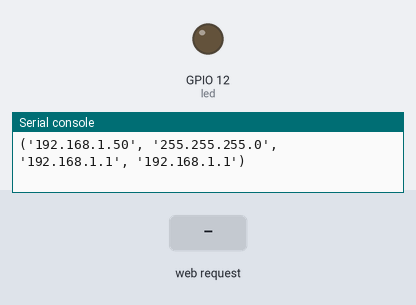
Bench run of a program on a simulated ESP32 board running MicroPython. Parts: output pins drawn as LEDs (lit = HIGH), the last lines printed to the serial console. The test bench sets the inputs (shaded band). WiFi joins after 1.5 s.

Above: at 2.7 s.
2.8 s: HTTP request GET /?led=on received
At 3.8 s:
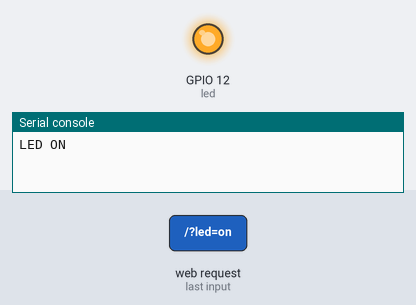
4.3 s: HTTP request GET /?led=off received
At 4.9 s:
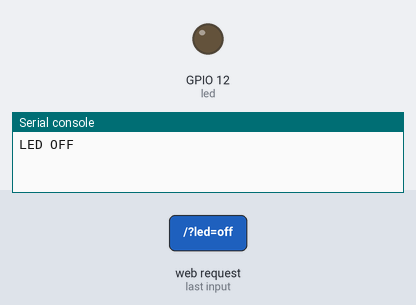
Timing chart, 0 to 7.3 s (numbered marks = the images above; inputs shaded):
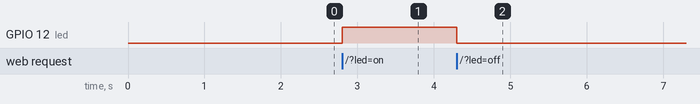

The program:

Q15-web_led_css.py
```python
from machine import Pin
import usocket as socket
import network

led = Pin(12,Pin.OUT)

# user data
ssid = "raspi-webgui" # wifi router name
pw = "touchardNSI" # wifi router password

def web_page():
  if led.value() == 1:
    gpio_state="ON"
  else:
    gpio_state="OFF"

  html = """<html>
            <head>
            <title>ESP Web Server</title>
            <meta charset="UTF-8">
            <meta name="viewport" content="width=device-width, initial-scale=1.0">
            <style>
            html {
            font-family: Helvetica;
            display:inline-block;
            margin: 0px auto;
            text-align: center;
            }
            h1{
            color: #0F3376;
            padding: 2vh;
            }
            p{
            font-size: 1.5rem;
            }
            .button1{
            display: inline-block;
            background-color: #e7bd3b;
            border: none;
            border-radius: 4px;
            color: white;
            padding: 16px 40px;
            text-decoration: none;
            font-size: 30px;
            margin: 2px;
            cursor: pointer;
            }
            .button2{
            background-color: #4286f4;
            }
            </style>
            </head>
            <body>
            <h1>ESP Web Server</h1>
            <p>GPIO state: """ + gpio_state + """</p>
            <p><a href="/?led=on"><button class="button1">ON</button></a></p>
             <p><a href="/?led=off"><button class="button1 button2">OFF</button></a></p>
             </body></html>"""

  return html


# wifi connection station mode
wifi = network.WLAN(network.STA_IF)
wifi.active(True)
wifi.connect(ssid, pw)

# wait for connection
while not wifi.isconnected():
    pass

# wifi connected
print(wifi.ifconfig())


s = socket.socket(socket.AF_INET, socket.SOCK_STREAM)
s.bind(('', 80))
s.listen(5)


while True:
    conn, addr = s.accept()
    print('Got a connection from %s' % str(addr))
    request = conn.recv(1024)
    request = str(request)
    print('Content = %s' % request)
    led_on = request.find('/?led=on')
    led_off = request.find('/?led=off')
    if led_on == 6:
        print('LED ON')
        led.on()
    if led_off == 6:
        print('LED OFF')
        led.off()
    response = web_page()
    conn.send('HTTP/1.1 200 OK\n')
    conn.send('Content-Type: text/html\n')
    conn.send('Connection: close\n\n')
    conn.sendall(response)
    conn.close()
```

Measured:
- after the input at 2.8 s, GPIO 12 (led): LOW → HIGH at once
- after the input at 4.3 s, GPIO 12 (led): HIGH → LOW at once
